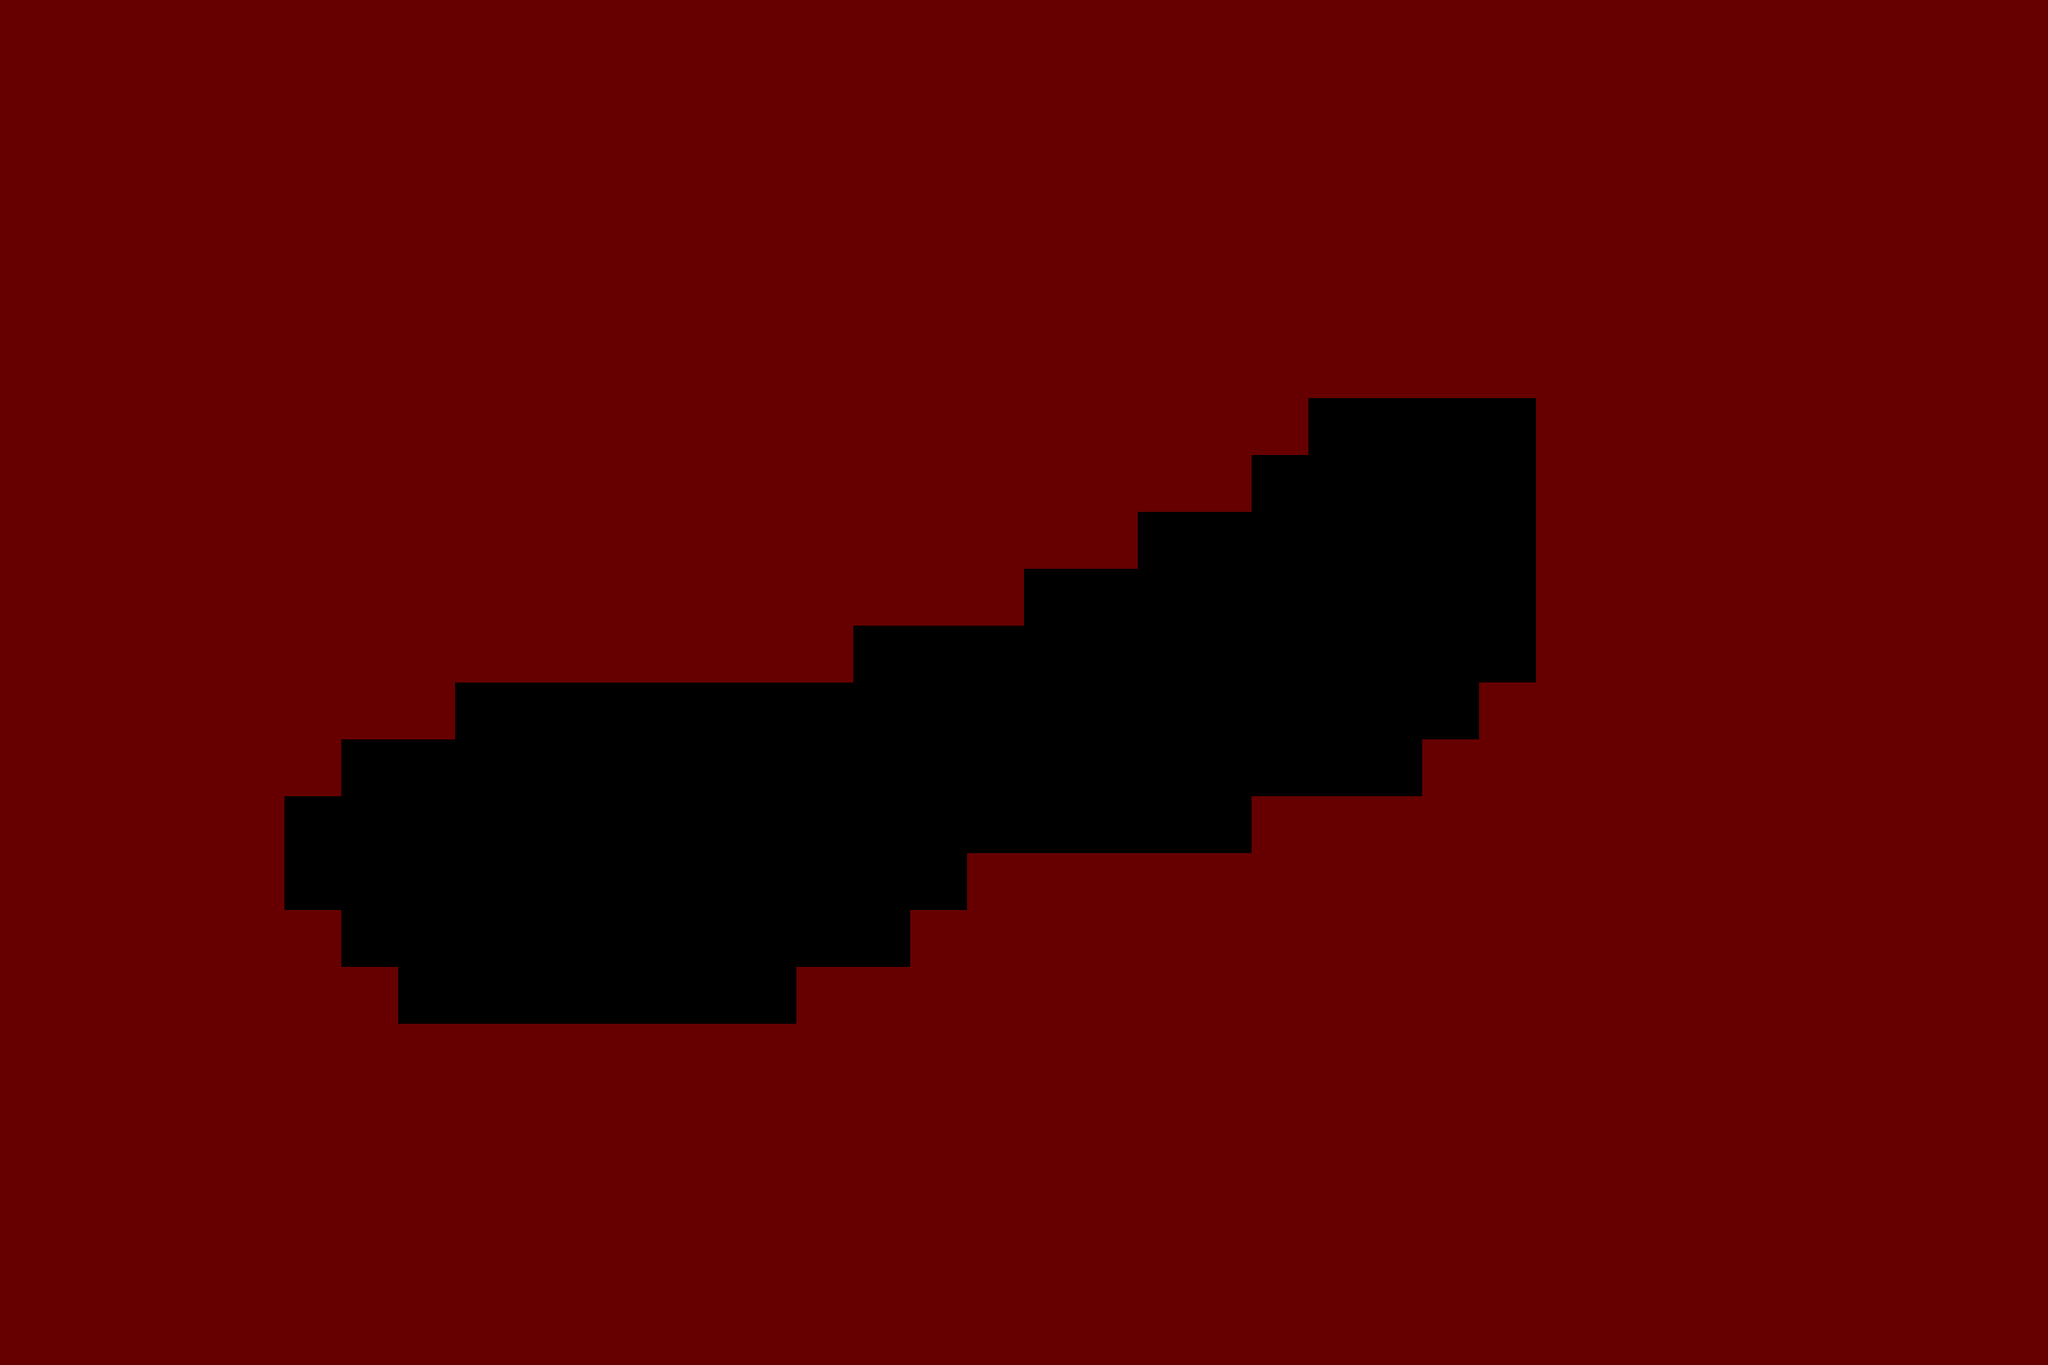

This is a level from a 2D game, rendered from its Tiled map with the project's own tilesets. A one-line summary and the complete map file follow:
An orthogonal 36x24 tile map with 64x64 px tiles, 1 tile layer (碰撞（红色）), 2 tilesets.

<map version="1.0" tiledversion="1.1.6" orientation="orthogonal" renderorder="left-up" width="36" height="24" tilewidth="64" tileheight="64" infinite="0" nextobjectid="1"><tileset firstgid="1" name="tile_res" tilewidth="64" tileheight="64" tilecount="2" columns="2"><image source="../misc/tile_res.png" width="128" height="64" /></tileset><tileset firstgid="3" name="tile_res" tilewidth="64" tileheight="64" tilecount="2" columns="2"><image source="../misc/tile_res.png" width="128" height="64" /></tileset><imagelayer name="背景"><image source="mdata.jpg" width="2304" height="1536" /></imagelayer><layer name="碰撞（红色）" width="36" height="24"><data encoding="csv">1,1,1,1,1,1,1,1,1,1,1,1,1,1,1,1,1,1,1,1,1,1,1,1,1,1,1,1,1,1,1,1,1,1,1,1,1,1,1,1,1,1,1,1,1,1,1,1,1,1,1,1,1,1,1,1,1,1,1,1,1,1,1,1,1,1,1,1,1,1,1,1,1,1,1,1,1,1,1,1,1,1,1,1,1,1,1,1,1,1,1,1,1,1,1,1,1,1,1,1,1,1,1,1,1,1,1,1,1,1,1,1,1,1,1,1,1,1,1,1,1,1,1,1,1,1,1,1,1,1,1,1,1,1,1,1,1,1,1,1,1,1,1,1,1,1,1,1,1,1,1,1,1,1,1,1,1,1,1,1,1,1,1,1,1,1,1,1,1,1,1,1,1,1,1,1,1,1,1,1,1,1,1,1,1,1,1,1,1,1,1,1,1,1,1,1,1,1,1,1,1,1,1,1,1,1,1,1,1,1,1,1,1,1,1,1,1,1,1,1,1,1,1,1,1,1,1,1,1,1,1,1,1,1,1,1,1,1,1,1,1,1,1,1,1,1,1,1,1,1,1,1,1,1,1,1,1,1,1,1,1,1,1,1,1,1,1,1,1,1,1,1,1,1,1,0,0,0,0,1,1,1,1,1,1,1,1,1,1,1,1,1,1,1,1,1,1,1,1,1,1,1,1,1,1,1,1,1,1,1,0,0,0,0,0,1,1,1,1,1,1,1,1,1,1,1,1,1,1,1,1,1,1,1,1,1,1,1,1,1,1,1,1,1,0,0,0,0,0,0,0,1,1,1,1,1,1,1,1,1,1,1,1,1,1,1,1,1,1,1,1,1,1,1,1,1,1,1,0,0,0,0,0,0,0,0,0,1,1,1,1,1,1,1,1,1,1,1,1,1,1,1,1,1,1,1,1,1,1,1,1,0,0,0,0,0,0,0,0,0,0,0,0,1,1,1,1,1,1,1,1,1,1,1,1,1,1,1,1,1,0,0,0,0,0,0,0,0,0,0,0,0,0,0,0,0,0,0,1,1,1,1,1,1,1,1,1,1,1,1,1,1,1,1,0,0,0,0,0,0,0,0,0,0,0,0,0,0,0,0,0,0,0,1,1,1,1,1,1,1,1,1,1,1,1,1,1,1,1,0,0,0,0,0,0,0,0,0,0,0,0,0,0,0,0,0,1,1,1,1,1,1,1,1,1,1,1,1,1,1,1,1,1,1,1,0,0,0,0,0,0,0,0,0,0,0,0,1,1,1,1,1,1,1,1,1,1,1,1,1,1,1,1,1,1,1,1,1,1,1,1,1,0,0,0,0,0,0,0,0,0,0,1,1,1,1,1,1,1,1,1,1,1,1,1,1,1,1,1,1,1,1,1,1,1,1,1,1,1,0,0,0,0,0,0,0,1,1,1,1,1,1,1,1,1,1,1,1,1,1,1,1,1,1,1,1,1,1,1,1,1,1,1,1,1,1,1,1,1,1,1,1,1,1,1,1,1,1,1,1,1,1,1,1,1,1,1,1,1,1,1,1,1,1,1,1,1,1,1,1,1,1,1,1,1,1,1,1,1,1,1,1,1,1,1,1,1,1,1,1,1,1,1,1,1,1,1,1,1,1,1,1,1,1,1,1,1,1,1,1,1,1,1,1,1,1,1,1,1,1,1,1,1,1,1,1,1,1,1,1,1,1,1,1,1,1,1,1,1,1,1,1,1,1,1,1,1,1,1,1,1,1,1,1,1,1,1,1,1,1,1,1,1,1,1,1,1,1,1,1,1,1,1,1,1,1,1,1,1,1,1,1,1,1,1,1,1,1,1,1,1,1,1,1,1,1,1,1,1,1,1,1,1,1,1,1,1,1,1,1,1,1,1,1,1,1,1,1,1,1,1,1,1,1,1,1,1,1,1,1,1,1,1,1,1,1,1,1,1,1,1,1,1,1</data></layer></map>
